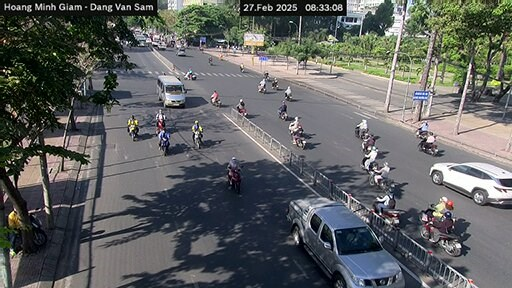
#> input picture data/input_images/camera_1740619994476.jpg, 512 x 288 px; its folder holds only this picture in this run
$ python test.py
#> lines starting #> are read from the running program, lines starting #| are printed output that depends on the picture
### utils/message.py
from colorama import Fore, Style


def print_success(message):
    print(Fore.GREEN + message + Style.RESET_ALL)


def print_error(message):
    print(Fore.RED + message + Style.RESET_ALL)


def print_warning(message):
    print(Fore.YELLOW + message + Style.RESET_ALL)

### src/test.py
import os
import numpy as np
from PIL import Image
from datetime import datetime
from utils.message import *

BASE_DIR = os.path.dirname(os.path.dirname(__file__))
INPUT_FOLDER = os.path.join(BASE_DIR, "data", "input_images")
REFERENCE_FOLDER = os.path.join(BASE_DIR, "data", "reference_images")

REFERENCE_FOLDER = os.path.abspath(REFERENCE_FOLDER)
INPUT_FOLDER = os.path.abspath(INPUT_FOLDER)


def find_reference_image(flow_type, time_of_day, lane, input_image):
    ref_path = os.path.join(REFERENCE_FOLDER, flow_type, time_of_day)

    if not os.path.exists(ref_path):
        print_error("Reference folder not found: " + ref_path)
        return None

    best_score = -float("inf")
    best_ref_image = None

    for filename in os.listdir(ref_path):
        if filename.endswith(".jpg") and lane in filename:
            ref_image_path = os.path.join(ref_path, filename)
            ref_image = Image.open(ref_image_path).convert("L")

            score = compare_images(input_image, ref_image)

            if score > best_score:
                best_score = score
                best_ref_image = ref_image_path

    if best_ref_image:
        # print_success(f"Best Image for {lane} in {flow_type} ({time_of_day}): {best_ref_image} | Score: {best_score}")
        return best_ref_image
    else:
        print_warning(f"Can not find valid Image in: {ref_path}")
        return None


def classify_time_of_day(filename):
    try:
        timestamp = int(filename.split("_")[1].split(".")[0])
        hour = datetime.fromtimestamp(timestamp / 1000).hour
        if 6 <= hour < 18:
            return "day"
        else:
            return "night"

    except Exception as e:
        print_error(e)
        return None


def split_image(image_path):
    image = Image.open(image_path)
#> image is the input picture: PIL image 512x288 RGB; mean R, G, B 94.3, 96.7, 95.8
    width, height = image.size
#> width = 512; height = 288

    left_image = image.crop((0, 0, width // 2, height))
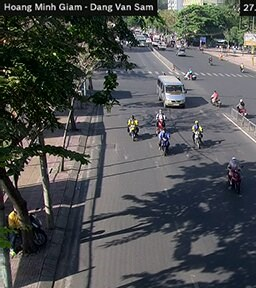
#> left_image: PIL image 256x288 RGB; mean R, G, B 78.2, 80.4, 80.5
    right_image = image.crop((width // 2, 0, width, height))
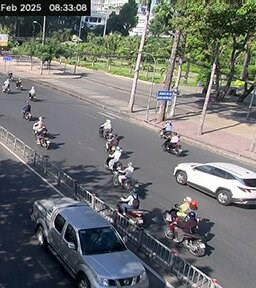
#> right_image: PIL image 256x288 RGB; mean R, G, B 110.4, 113, 111.1

    return left_image, right_image


def compare_images(input_path, ref_path):

    if isinstance(ref_path, str):
        ref_image = Image.open(ref_path).convert("L")
    else:
        ref_image = ref_path.convert("L")

    input_image = input_path.convert("L")
    input_image = input_image.resize(ref_image.size)

    input_image_arr = np.array(input_image)
    ref_image_arr = np.array(ref_image)

    MSE = np.mean((input_image_arr - ref_image_arr) ** 2)
    score = max(100 - MSE, 0)

    return round(score, 2)


def determine_traffic_level(input_image, time_of_day):
    def normalize_scores(score_dict):
        total = sum(score_dict.values())
        return {key: round((value / total) * 100, 2) if total > 0 else 0 for key, value in score_dict.items()}

    left_image, right_image = split_image(input_image)
    scores = {
        "left": {},
        "right": {}
    }

    for level in ["low", "mid", "high"]:
        ref_left_path = find_reference_image(f"{level}_flow", time_of_day, "left", left_image)
        ref_right_path = find_reference_image(f"{level}_flow", time_of_day, "right", right_image)

        if ref_left_path:
            ref_left_image = Image.open(ref_left_path).convert("L")
            scores["left"][level] = compare_images(left_image, ref_left_image)

        if ref_right_path:
            ref_right_image = Image.open(ref_right_path).convert("L")
            scores["right"][level] = compare_images(right_image, ref_right_image)

    left_scores = normalize_scores(scores["left"])
    right_scores = normalize_scores(scores["right"])

    left_flow = max(left_scores, key=left_scores.get, default="unknown")
    right_flow = max(right_scores, key=right_scores.get, default="unknown")

    return left_flow, right_flow, left_scores, right_scores


if __name__ == '__main__':
    for filename in os.listdir(INPUT_FOLDER):
        if filename.lower().endswith(".jpg"):
            image_path = os.path.join(INPUT_FOLDER, filename)

            time_of_day = classify_time_of_day(filename)
            if time_of_day in ["day", "night"]:
                print_success("Processing: " + filename + " | Time: " + time_of_day)

                left_flow, right_flow, left_score, right_score = determine_traffic_level(image_path, time_of_day)

                print_warning("Left Lane Flow: " + left_flow + " | " + " Score: " + str(left_score))
                print_warning("Right Lane Flow: " + right_flow + " | " + " Score: " + str(right_score))

$ run again, on data/input_images/camera_1740621079480.jpg
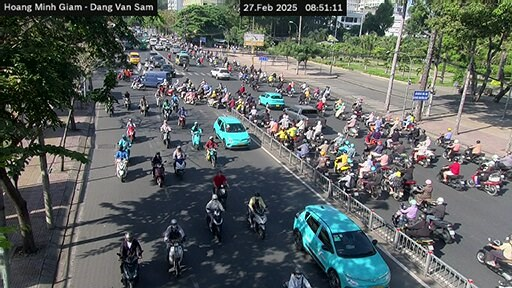
#> input picture data/input_images/camera_1740621079480.jpg, 512 x 288 px
#> in split_image, image is the input picture: PIL image 512x288 RGB; mean R, G, B 91.2, 97.2, 95
#> in split_image, `left_image = image.crop((0, 0, width // 2, height))`:
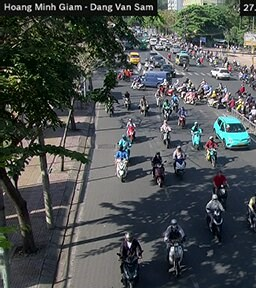
#> left_image: PIL image 256x288 RGB; mean R, G, B 74.5, 79.6, 79
#> in split_image, `right_image = image.crop((width // 2, 0, width, height))`:
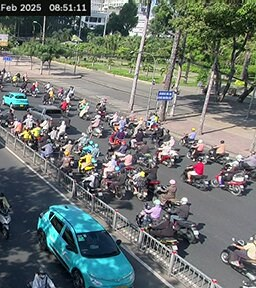
#> right_image: PIL image 256x288 RGB; mean R, G, B 107.9, 114.9, 111
